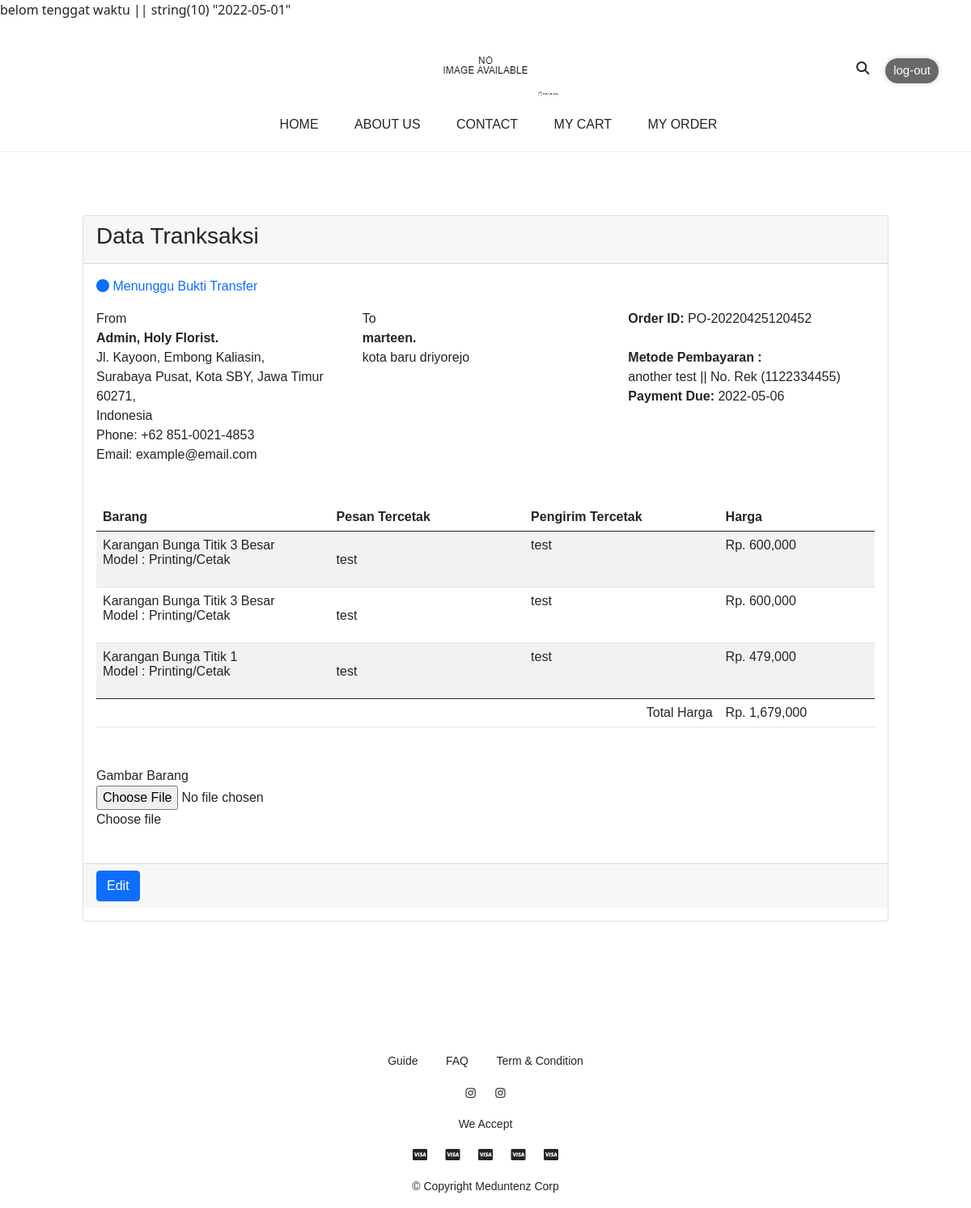
The page /orders-detail.php?order=PO-20220425120452 (signed in) on the database its author committed.
### tables this page shows
CREATE TABLE `detail_pengiriman` (
  `id` int(11) NOT NULL,
  `id_order` varchar(100) NOT NULL,
  `tgl_pengiriman` date NOT NULL,
  `nama_pengirim` varchar(100) NOT NULL,
  `telp_pengirim` varchar(50) NOT NULL,
  `alamat_tujuan` text NOT NULL,
  `nama_penerima` varchar(100) NOT NULL,
  `tgl_dibuat` timestamp NOT NULL DEFAULT CURRENT_TIMESTAMP
);

CREATE TABLE `pembayaran` (
  `id` int(11) NOT NULL,
  `metode` varchar(50) NOT NULL,
  `noRek` varchar(50) NOT NULL,
  `logo` text,
  `an` varchar(50) NOT NULL,
  `status` int(1) NOT NULL DEFAULT '1'
);

CREATE TABLE `barang` (
  `id_Barang` int(11) NOT NULL,
  `nama` varchar(255) NOT NULL,
  `jenis` varchar(255) NOT NULL,
  `model` varchar(255) DEFAULT NULL,
  `ukuran` varchar(255) DEFAULT NULL,
  `harga` int(11) NOT NULL,
  `gambar` varchar(255) DEFAULT NULL,
  `status` int(11) DEFAULT '1'
);

CREATE TABLE `detail_orders` (
  `id` int(11) NOT NULL,
  `id_order` varchar(100) NOT NULL,
  `id_produk` int(11) NOT NULL,
  `msg` text NOT NULL,
  `msg_from` text NOT NULL
);

### orders-detail.php (the view, shortened to what this page needs)
<?php
    if(isset($_SESSION['userLoged'])){
        require "PHP/load-detail-order.php";
    }else{
        header('location: index.php');
    }
?>
<!DOCTYPE html>
<html lang="en">
<head>
    <link rel="stylesheet" href="Asset/css/style.css" />
    <link href="https://cdn.jsdelivr.net/npm/bootstrap@5.0.2/dist/css/bootstrap.min.css" rel="stylesheet"
 />
    <link href="https://cdn.jsdelivr.net/npm/bootstrap@5.0.2/dist/css/bootstrap.min.css" rel="stylesheet"
>
</head>
<body>
    <div>
        <?php include 'navbar.php' ?>
        <section class="section-1-order-detail">
            <div class="prelative">
                <section class="content">
                    <div class="container-fluid">
                        <div class="row">
                            <div class="col-md-12">
                                <?php if(isset($_GET['order'])): ?>
                                <div class="card card-success">
                                    <div class="card-header">
                                        <h3 class="card-title">Data Tranksaksi</h3>
                                    </div>
                                    <form action="" method="post" enctype="multipart/form-data">
                                        <div class="row invoice-info p-3">
                                            <?php if($detailPengiriman['tgl_pengiriman'] <= $currentDate):?>
                                            <a href="#" class="content-table mb-3">
                                                <i class="fas fa-circle kadaluarsa"></i>
                                                PO Kadaluarsa
                                            </a>
                                            <?php elseif($orders['status'] == 'Payment'): ?>
                                            <a href="#" class="content-table mb-3">
                                                <i class="fas fa-circle bayaren"></i>
                                                Menunggu Bukti Transfer
                                            </a>
                                            <?php endif; ?>
                                            <div class="col-sm-4 invoice-col">
                                                From
                                                <address>
                                                    <strong>Admin, Holy Florist.</strong><br>
                                                    Jl. Kayoon, Embong Kaliasin,<br>
                                                    Surabaya Pusat, Kota SBY, Jawa Timur 60271,<br>
                                                    Indonesia<br>
                                                    Phone: +62 851-0021-4853<br>
                                                    Email: example@email.com
                                                </address>
                                            </div>
                                            <div class="col-sm-4 invoice-col">
                                                To
                                                <address>
                                                    <strong><?=$detailPengiriman['nama_penerima']?>.</strong><br>
                                                    <?=$detailPengiriman['alamat_tujuan']?>
                                                </address>
                                            </div>
                                            <div class="col-sm-4 invoice-col">
                                                <b>Order ID:</b> <?=$idorder?><br>
                                                <br>
                                                <b>Metode Pembayaran : <br>
                                                </b> <?=$metodePembayaranOrders['metode']?> || No. Rek (<?=$metodePembayaranOrders['noRek']?>)<br>
                                                <b>Payment Due:</b> <?=$detailPengiriman['tgl_pengiriman']?>
                                            </div>
                                        </div>
                                        <div class="row p-3">
                                            <div class="col-12 table-responsive">
                                                <table class="table table-striped">
                                                    <thead>
                                                        <tr>
                                                            <th class="item-container">
                                                                Barang
                                                            </th>
                                                            <th class="printed-msg-container">
                                                                Pesan Tercetak
                                                            </th>
                                                            <th class="printed-sender-container">
                                                                Pengirim Tercetak
                                                            </th>
                                                            <th class="harga-container">
                                                                Harga
                                                            </th>
                                                        </tr>
                                                    </thead>
                                                    <tbody>
                                                        <?php $i=0;foreach ($listDetailOrder as $DetailOrder):?>
                                                        <tr>
                                                            <td>
                                                                <?=$produk[$i]['nama']?>
                                                                <?php if($produk[$i]['jenis'] == 'Papan Bunga'): ?>
                                                                <br>Model : <?=$produk[$i]['model']?>
                                                                <?php endif; ?>
                                                            </td>
                                                            <td>
                                                                <p style="white-space:pre-line">
                                                                    <?= $DetailOrder['msg'] ?>
                                                                </p>
                                                            </td>
                                                            <td>
                                                                <?=$DetailOrder['msg_from']?>
                                                            </td>
                                                            <td>
                                                                Rp. <?=number_format($produk[$i]['harga'])?>
                                                            </td>
                                                        </tr>
                                                        <?php $totalHarga+=$produk[$i]['harga'];$i++;endforeach; ?>
                                                    </tbody>
                                                    <tfoot>
                                                        <tr>
                                                            <td colspan='3'>
                                                                Total Harga
                                                            </td>
                                                            <td>
                                                                Rp. <?=number_format($totalHarga)?>
                                                            </td>
                                                        </tr>
                                                    </tfoot>
                                                </table>
                                            </div>
                                        </div>
                                        <div class="card-body row">
                                            <div class="form-group col-md-4">
                                                <label for="exampleInputFile">Gambar Barang</label>
                                                <div class="input-group">
                                                    <div class="custom-file">
                                                        <input type="file" class="custom-file-input"
                                                            id="exampleInputFile" name="buktiTransfer">
                                                        <label class="custom-file-label" for="exampleInputFile">Choose
                                                            file</label>
                                                    </div>
                                                </div>
                                            </div>
                                            <div class="form-group col-md-6">
                                            </div>
                                            <div class="form-check">
                                            </div>
                                        </div>
                                        <div class="card-footer">
                                            <button type="submit" class="btn btn-primary"
                                                name="addBuktiTransfer">Edit</button>
                                        </div>
                                    </form>
                                </div>
                                <?php endif; ?>
                            </div>
                        </div>
                    </div>
                </section>
            </div>
        </section>
        <section class="footer-section">
            <ul class="footer-menu">
                <li>
                    <a href="#">
                        Guide
                    </a>
                </li>
                <li>
                    <a href="#">
                        FAQ
                    </a>
                </li>
                <li>
                    <a href="#">
                        Term & Condition
                    </a>
                </li>
            </ul>
            <ul class="footer-socmed">
                <li>
                    <a href="#">
                        <i class="fab fa-instagram"></i>
                    </a>
                </li>
                <li>
                    <a href="#">
                        <i class="fab fa-instagram"></i>
                    </a>
                </li>
            </ul>
            <p class="footer-payment-title">
                We Accept
            </p>
            <ul class="footer-payment-choice">
                <li>
                    <a href="#">
                        <i class="fab fa-cc-visa"></i>
                    </a>
                </li>
                <li>
                    <a href="#">
                        <i class="fab fa-cc-visa"></i>
                    </a>
                </li>
                <li>
                    <a href="#">
                        <i class="fab fa-cc-visa"></i>
                    </a>
                </li>
                <li>
                    <a href="#">
                        <i class="fab fa-cc-visa"></i>
                    </a>
                </li>
                <li>
                    <a href="#">
                        <i class="fab fa-cc-visa"></i>
                    </a>
                </li>
            </ul>
            <p class="copyright-footer">
                © Copyright Meduntenz Corp
            </p>
        </section>
    </div>
</body>
</html>

### Asset/css/style.css (style rules this page uses)
p, h1, h2, h3, h4, h5, a, span, label, ul, li, div { font-family: 'Karla', sans-serif; }
body { width: 100% !important; padding: 0; margin: 0; }
.section-1-order-detail .card form a { text-decoration: none; }
.section-1-order-detail .card table .item-container { width: 30%; }
.section-1-order-detail .card table .printed-msg-container { width: 25%; }
.section-1-order-detail .card table .printed-sender-container { width: 25%; }
.section-1-order-detail .card table .harga-container { width: 20%; }
.section-1-order-detail .card table tfoot tr :first-child { text-align: right; vertical-align: middle; }
.footer-section { margin-top: 100px; }
.footer-section a { color: inherit; text-decoration: none; }
.footer-section ul { list-style: none; padding-left: 0; }
.footer-section .footer-menu { text-align: center; }
.footer-section .footer-menu li { display: inline-block; padding: 0 15px; font-size: 14px; }
.footer-section .footer-socmed { text-align: center; }
.footer-section .footer-socmed li { display: inline-block; padding: 0 10px; font-size: 14px; }
.footer-section .footer-payment-title { text-align: center; font-size: 14px; }
.footer-section .footer-payment-choice { text-align: center; }
.footer-section .footer-payment-choice li { display: inline-block; padding: 0 9px; }
.footer-section .copyright-footer { text-align: center; font-size: 14px; }
.prelative { margin: 30px; padding: 30px 60px 60px 60px; }

### rows shown on the page
detail_pengiriman: nama_penerima "marteen", alamat_tujuan "kota baru driyorejo", tgl_pengiriman "2022-05-06"
pembayaran: metode "another test", noRek "1122334455"
detail_orders: msg "test", msg_from "test"
barang: nama "Karangan Bunga Titik 3 Besar", model "Printing/Cetak", harga "600,000"
detail_orders: msg "test", msg_from "test"
detail_orders: msg "test", msg_from "test"
barang: nama "Karangan Bunga Titik 1", model "Printing/Cetak", harga "479,000"

### other values the page prints
$idorder "PO-20220425120452"
$totalHarga "1,679,000"
